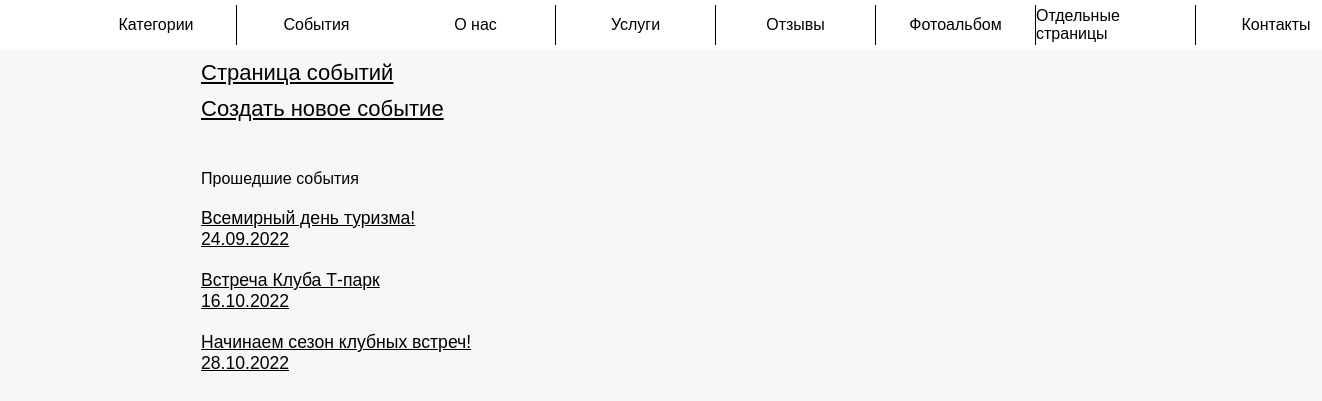
/admin_panel/events (signed in), run on the app's committed database.
### app/models.py (models this page shows, shortened)
class Event(db.Model):
    id = db.Column(db.Integer, primary_key=True, index=True, unique=True)
    title = db.Column(db.String(128))
    date = db.Column(db.Date)
    text_color = db.Column(db.String(16))
    link = db.Column(db.String(1024))  # ссылка на мероприятие(соц сеть или левый сайт)
    description = db.Column(db.Text)

### app/admin_panel/routes.py (the view)
@bp.route('/events', methods=['GET'])
@login_required
def events():
    events = []
    events_2 = []
    for event in Event.query.order_by(Event.date).all():
        date = datetime.date(int(event.date.strftime('%Y')), int(event.date.strftime('%m')),
                             int(event.date.strftime('%d')))
        dt = datetime.datetime.combine(date, datetime.time(22, 0))
        if dt > datetime.datetime.now():
            events.append(event)
        else:
            events_2.append(event)
    return render_template('admin_panel/event/events.html', title='Мероприятия',
                           events=events, events_2=events_2)

### app/admin_panel/routes.py (called while the page is built)
@bp.after_request
def add_header(r):
    r.headers["Cache-Control"] = "no-cache, no-store, must-revalidate"
    r.headers["Pragma"] = "no-cache"
    r.headers["Expires"] = "1"
    r.headers['Cache-Control'] = 'public, max-age=0'
    return r

### app/models.py (called while the page is built)
@login.user_loader
def load_user(id):
    return Admin.query.get(int(id))

### app/templates/admin_panel/event/events.html (shortened to what this page needs)
{% extends "admin_panel/base.html" %}
{% block scripts %}
    <link rel="stylesheet" href="{{ url_for('static', filename='admin_panel/events.css') }}">
{% endblock %}
{% block app_content %}
    <div class="block_event">
        <div class="new_event event">
            <a href="{{ url_for('admin_panel.events_content') }}">Страница событий</a>
        </div>
        <div class="new_event event">
            <a href="{{ url_for('admin_panel.event_create') }}">Создать новое событие</a>
        </div>
        <br>
        <div class="new_event event">
            Прошедшие события
        </div>
        <div class="events">
            {% for event in events_2 %}
                <div class="event">
                    <a href="{{ url_for('admin_panel.event_edit') }}?event_id={{ event.id }}">
                        <div class="title_event">
                            {{ event.title }}
                        </div>
                        <div class="date">
                            {{ event.date.strftime('%d.%m.%Y') }}
                        </div>
                    </a>
                </div>
            {% endfor %}
        </div>
    </div>
{% endblock %}

### app/static/main/main.css (style rules this page uses)
:root { --background-color: rgba(169, 191, 239, 0.15); --primary-color: #ffa300; --primary-font-size: 16px; --primary-font-family: Arial, sans-serif; --primary-content-width: 960px; --primary-content-height: 100px; --modal_window_time: none; --vw: none; --vh: none; }
html { box-sizing: border-box; -webkit-tap-highlight-color: rgba(0, 0, 0, 0); height: 100vh; }
*, *:before, *:after { box-sizing: inherit; }
* { appearance: none; -webkit-appearance: none; font-family: var(--primary-font-family); }
body { margin: 0; -webkit-text-size-adjust: none; background-color: rgba(209, 207, 188, 0.15); height: 100vh; }

### app/static/admin_panel/events.css (style rules this page uses)
.block_event { font-size: var(--primary-font-size); margin: 0 auto; max-width: 960px; }
.events { margin: 10px auto; flex-direction: column; }
.event { display: flex; margin: 10px 20px; justify-content: left; }
a { font-size: 22px; color: #000000; }
.title_event { font-size: calc(var(--primary-font-size) * 1.1); }
.date { font-size: calc(var(--primary-font-size) * 1.1); }

### app/static/main/desktop.css (style rules this page uses)
.events { display: flex; }

### data on the page
Event: title "Всемирный день туризма!", date "24.09.2022"
Event: title "Встреча Клуба Т-парк", date "16.10.2022"
Event: title "Начинаем сезон клубных встреч!", date "28.10.2022"
